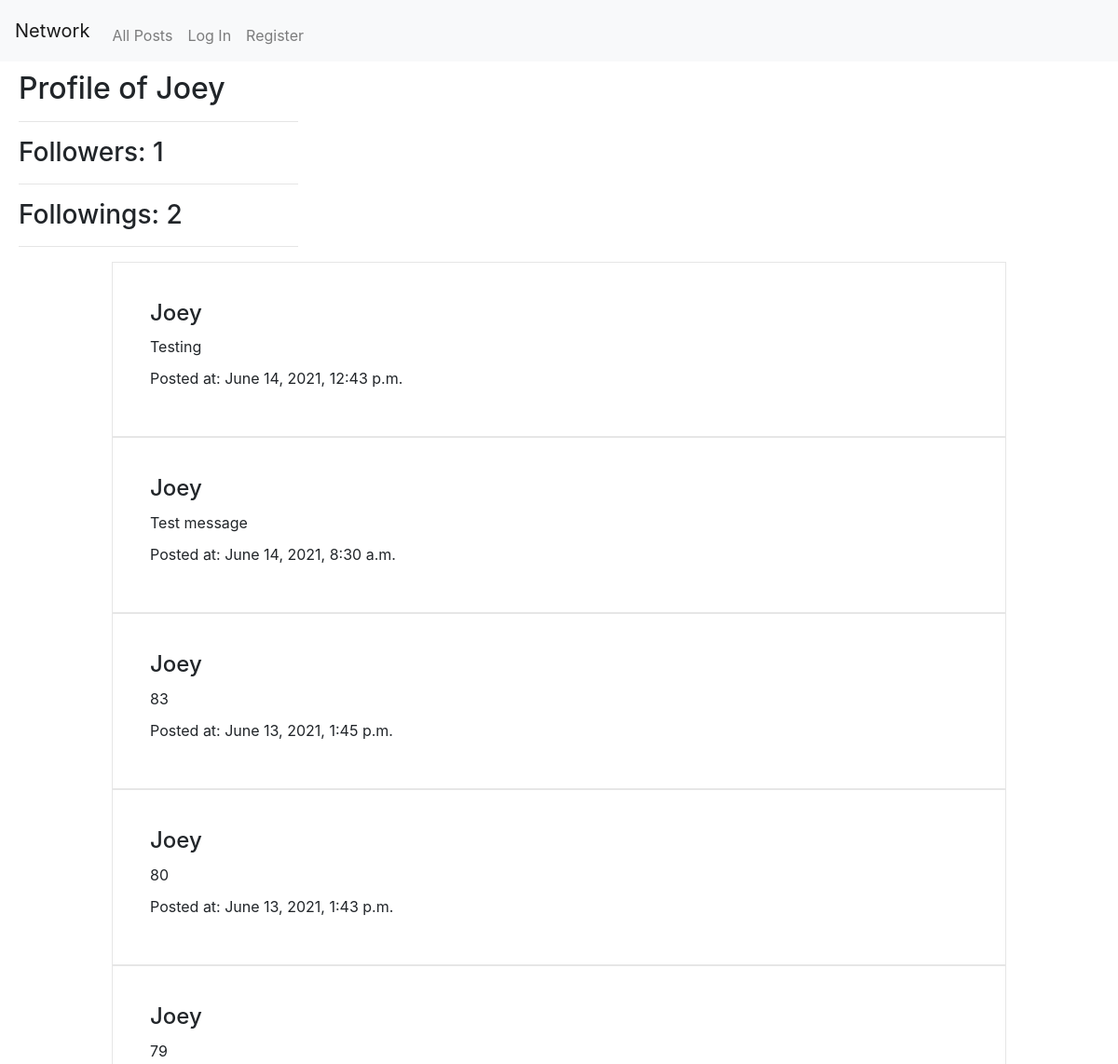
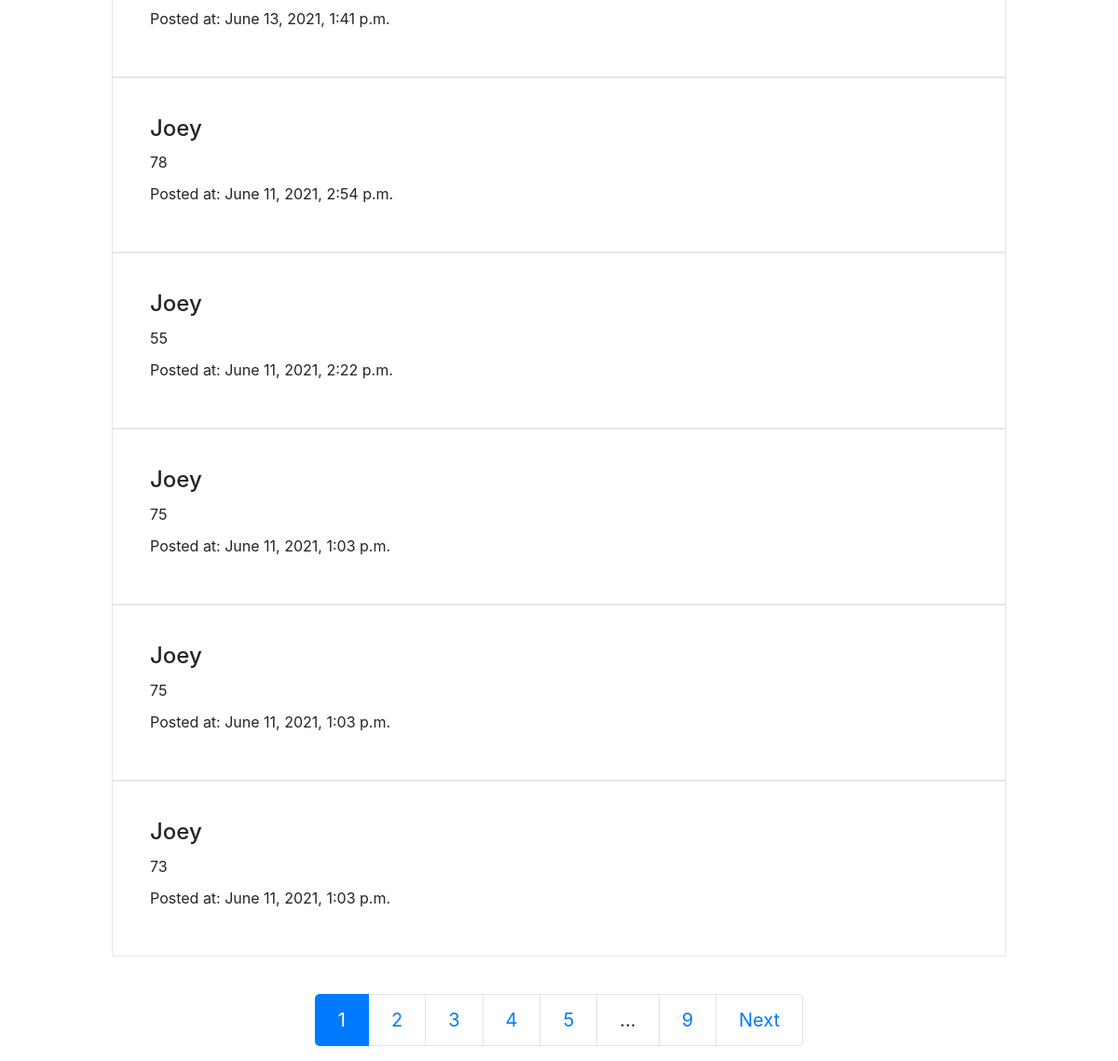
Screenshot of /profile/Joey with the database file from the repository (2 pictures, top to bottom).
### network/models.py (models this page shows)
class User(AbstractUser):
    pass

class Post(models.Model):
    content = models.TextField()
    user = models.ForeignKey(User, related_name = "my_post", on_delete=models.CASCADE)
    timestamp = models.DateTimeField(auto_now_add=True)

### network/views.py (the view)
# urls.py: path("profile/<str:username>", views.profile, name="profile"),
def profile(request, username):
    profile_owner = User.objects.get(username=username)
    following = Follow.objects.filter(followee= profile_owner)
    follower = None
    is_following = False
    if Follow.objects.filter(following=profile_owner).exists():
        follower = Follow.objects.get(following=profile_owner).followee.all()
        if request.user in follower:
            is_following = True
    posts = Post.objects.filter(
                    user = User.objects.get(username=profile_owner.username
                    )).order_by('id').reverse()
    paginator = Paginator(posts, 10)
    page_number = request.GET.get('page')
    page_obj = paginator.get_page(page_number)
    cur_page = 1
    if page_number != None:
        cur_page = int(page_number)
    last_page = int(paginator.num_pages)
    range = times(cur_page, last_page)
    see_last = True
    if (cur_page < last_page - 2):
        see_last = False
    if request.user.is_authenticated and request.user == profile_owner:
        is_owner = True
    else:
        is_owner = False
    return render(request, "network/profile.html",{
        "profile_owner": profile_owner,
        "follower": follower,
        "following": following,
        "posts": page_obj,
        "is_owner": is_owner,
        "is_following": is_following,
        "range": range,
        "cur_page": cur_page,
        "last_page": last_page,
        "see_last": see_last
    })

### network/views.py (called while the page is built)
def times(cur_page, last_page):
    if (last_page <= 5):
        return range(1, last_page+1)
    elif (cur_page <= 3):
        return range(1, 6)
    elif (cur_page >= last_page - 2):
        return range(last_page - 4, last_page+1)
    else:
        return range(cur_page-2, cur_page+3)

### network/templates/network/profile.html (shortened to what this page needs)
{% extends "network/layout.html" %}
{% load static %}
{% block body %}
{% if is_owner %}
    <h2> My Profile</h2>
{% else %}
    <h2> Profile of <span id='name'>{{profile_owner.username}}</span></h2>
{% endif %}
<div class='follow-sec'>
    <hr>
    <h3 onclick="location.href=
    '{% url 'follow_page' profile_owner.username 'follower' %}';" id="fo"> Followers: {{follower|length}}</h3>
    <hr>
    <h3 onclick="location.href=
    '{% url 'follow_page' profile_owner.username 'following' %}';"> Followings: {{following|length}}</h3>
    <hr>
</div>
{% for post in posts %}
        <div class = "with-border">
            <h4> {{post.user.username}} </h4>
            <li>
                {{post.content}}
            </li>
            <li>
                Posted at: {{post.timestamp}}
            </li>
        </div>
{% empty %}
        <h3> {{profile_owner.username}} currently has no post</h3>
{% endfor %}
<nav aria-label="Page navigation example">
    <ul class="pagination pagination-lg justify-content-center">
        {% for i in range %}
            {% if i == cur_page %}
                <li class = "page-item active">
                <a class="page-link" href="?page={{i}}">{{i}}</a>
                </li>
            {% else %}
                <li class = "page-item">
                <a class="page-link" href="?page={{i}}">{{i}}</a>
                </li>
            {% endif %}
        {% endfor %}
        {% if not see_last %}
            <li class = "page-item">
                <a class="page-link">...</a>
            </li>
            <li class = "page-item">
                <a class="page-link" href="?page={{ posts.paginator.num_pages }}">{{last_page}}</a>
            </li>
        {% endif %}
        {% if posts.has_next %}
        <li class = "page-item">
            <a class="page-link" aria-label="Next" href="?page={{ posts.next_page_number }}">Next</a>
        </li>
        {% endif %}
    </ul>
</nav>
{% endblock %}

### network/static/network/styles.css (style rules this page uses)
h2 { margin-top:10px; margin-left:20px; }
li { list-style-type: none; margin-top:10px; }

### network/templates/network/profile.html (style rules this page uses)
.with-border { border: solid 1px rgb(230, 230, 230); width: 80%; margin-left: auto; margin-right: auto; padding:40px; }
.follow-sec { margin-left:20px; cursor:pointer; }
.pagination { margin-top:30px; }
hr { width:300px; margin-left:0px; }

### rows the page displays
User: username "Joey"
Post: user.username "Joey", content "Testing", timestamp "June 14, 2021, 12:43 p.m."
Post: user.username "Joey", content "Test message", timestamp "June 14, 2021, 8:30 a.m."
Post: user.username "Joey", content "83", timestamp "June 13, 2021, 1:45 p.m."
Post: user.username "Joey", content "80", timestamp "June 13, 2021, 1:43 p.m."
Post: user.username "Joey", content "79", timestamp "June 13, 2021, 1:41 p.m."
Post: user.username "Joey", content "78", timestamp "June 11, 2021, 2:54 p.m."
Post: user.username "Joey", content "55", timestamp "June 11, 2021, 2:22 p.m."
Post: user.username "Joey", content "75", timestamp "June 11, 2021, 1:03 p.m."
Post: user.username "Joey", content "75", timestamp "June 11, 2021, 1:03 p.m."
Post: user.username "Joey", content "73", timestamp "June 11, 2021, 1:03 p.m."

### other values shown
{{ follower|length }} "1"
{{ following|length }} "2"
{{ i }} "1"
{{ i }} "2" "3" "4" "5"
{{ last_page }} "9"
